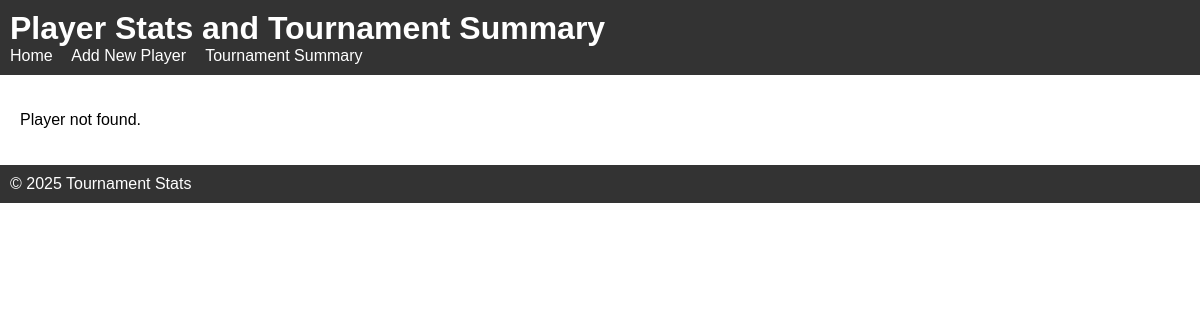
Before: /AdminPanel/view.php?player_name=Asela+Asalanka with the older database file.
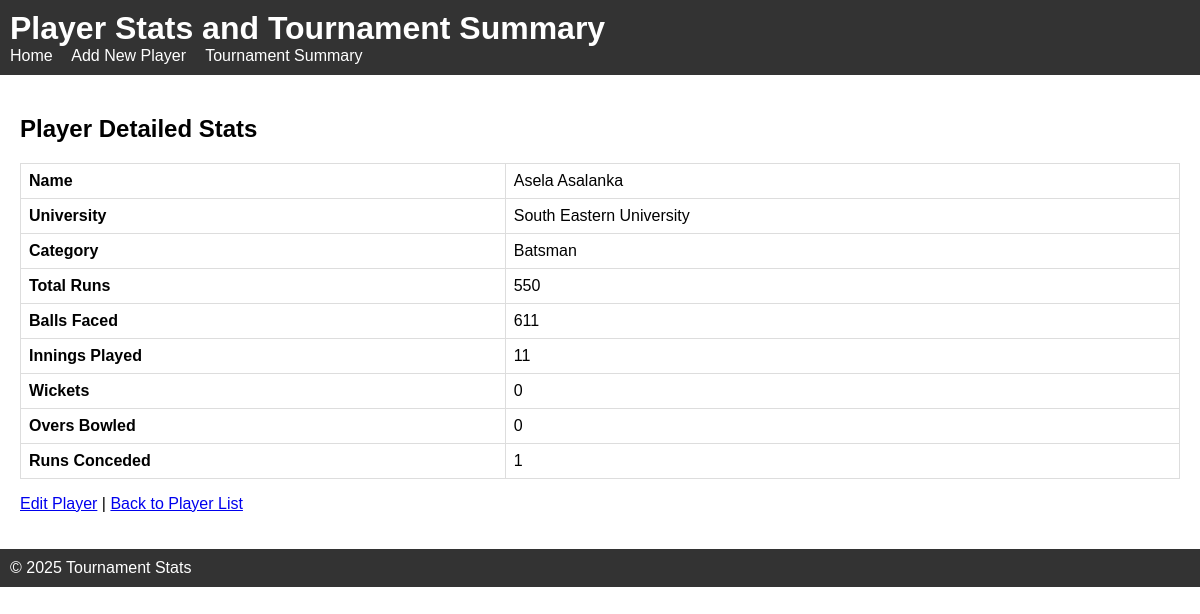
After: the same page with the newer database file.
### tables this page shows
CREATE TABLE `sample_data` (
  `Name` varchar(22) DEFAULT NULL,
  `University` varchar(42) DEFAULT NULL,
  `Category` varchar(11) DEFAULT NULL,
  `Total Runs` varchar(10) DEFAULT NULL,
  `Balls Faced` varchar(11) DEFAULT NULL,
  `Innings Played` varchar(14) DEFAULT NULL,
  `Wickets` varchar(7) DEFAULT NULL,
  `Overs Bowled` varchar(12) DEFAULT NULL,
  `Runs Conceded` varchar(13) DEFAULT NULL
);

### AdminPanel/view.php (the view, shortened to what this page needs)
<?php
require_once 'includes/db.php';
include 'includes/header.php';
$playerName = $conn->real_escape_string($_GET['player_name']);
$sql = "SELECT * FROM sample_data WHERE `Name` = '$playerName'";
$result = $conn->query($sql);
if ($result->num_rows == 0) {
    echo "<p>Player not found.</p>";
    include 'includes/footer.php';
    exit;
}
$player = $result->fetch_assoc();
?>
<h2>Player Detailed Stats</h2>
<table border="1" cellspacing="0" cellpadding="5">
    <tr>
        <th>Name</th>
        <td><?php echo htmlspecialchars($player['Name']); ?></td>
    </tr>
    <tr>
        <th>University</th>
        <td><?php echo htmlspecialchars($player['University']); ?></td>
    </tr>
    <tr>
        <th>Category</th>
        <td><?php echo htmlspecialchars($player['Category']); ?></td>
    </tr>
    <tr>
        <th>Total Runs</th>
        <td><?php echo htmlspecialchars($player['Total Runs']); ?></td>
    </tr>
    <tr>
        <th>Balls Faced</th>
        <td><?php echo htmlspecialchars($player['Balls Faced']); ?></td>
    </tr>
    <tr>
        <th>Innings Played</th>
        <td><?php echo htmlspecialchars($player['Innings Played']); ?></td>
    </tr>
    <tr>
        <th>Wickets</th>
        <td><?php echo htmlspecialchars($player['Wickets']); ?></td>
    </tr>
    <tr>
        <th>Overs Bowled</th>
        <td><?php echo htmlspecialchars($player['Overs Bowled']); ?></td>
    </tr>
    <tr>
        <th>Runs Conceded</th>
        <td><?php echo htmlspecialchars($player['Runs Conceded']); ?></td>
    </tr>
</table>
<p>
    <a href="edit.php?player_name=<?php echo urlencode($player['Name']); ?>">Edit Player</a> |
    <a href="index.php">Back to Player List</a>
</p>
<?php include 'includes/footer.php'; ?>

Changed rows visible on the page:
added sample_data: Name "Asela Asalanka", University "South Eastern University", Category "Batsman", Total Runs "550", Balls Faced "611", Innings Played "11", Wickets "0", Overs Bowled "0", Runs Conceded "1"
Other visible differences:
text no longer shown: "Player not found."
text now shown: "Player Detailed Stats Name University Category Total Runs Balls Faced Innings Played Wickets Overs Bowled Runs Conceded Edit Player | Back to Player List"
